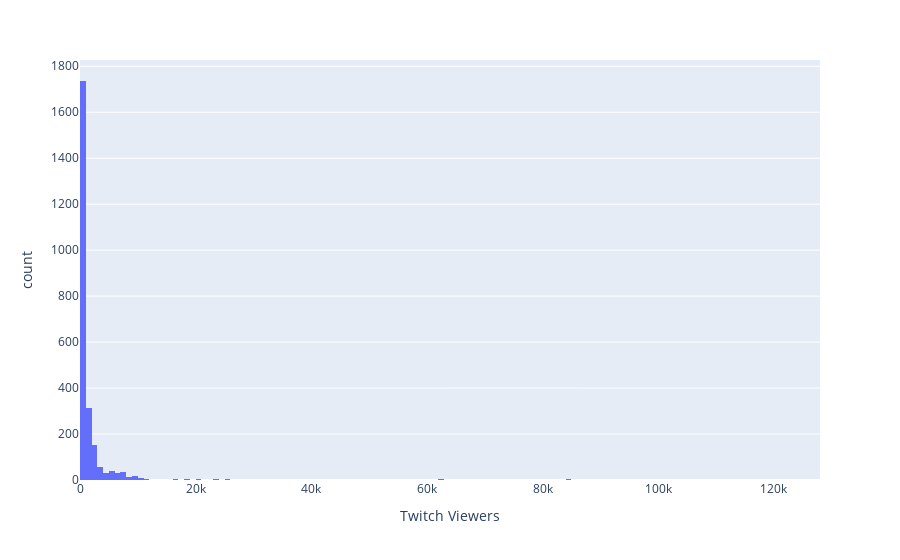

Write notebook code for a chart like this one.
### Code cell
import plotly.express as px

fig = px.histogram(df_american, x='Twitch Viewers')
fig.show()

### Figure 1 — Plotly figure (JSON) as saved in the notebook; plotly's stock layout.template omitted (floating-point values rounded to 4 significant figures; data arrays with more than 128 entries replaced by an {"elided": "..."} marker saying what was removed)
{"data": [{"alignmentgroup": "True", "bingroup": "x", "hovertemplate": "Twitch Viewers=%{x}<br>count=%{y}<extra></extra>", "legendgroup": "", "marker": {"color": "#636efa", "pattern": {"shape": ""}}, "name": "", "offsetgroup": "", "orientation": "v", "showlegend": false, "type": "histogram", "x": {"elided": "2490 int values"}, "xaxis": "x", "yaxis": "y"}], "layout": {"barmode": "relative", "legend": {"tracegroupgap": 0}, "margin": {"t": 60}, "xaxis": {"anchor": "y", "domain": [0, 1], "title": {"text": "Twitch Viewers"}}, "yaxis": {"anchor": "x", "domain": [0, 1], "title": {"text": "count"}}}}
